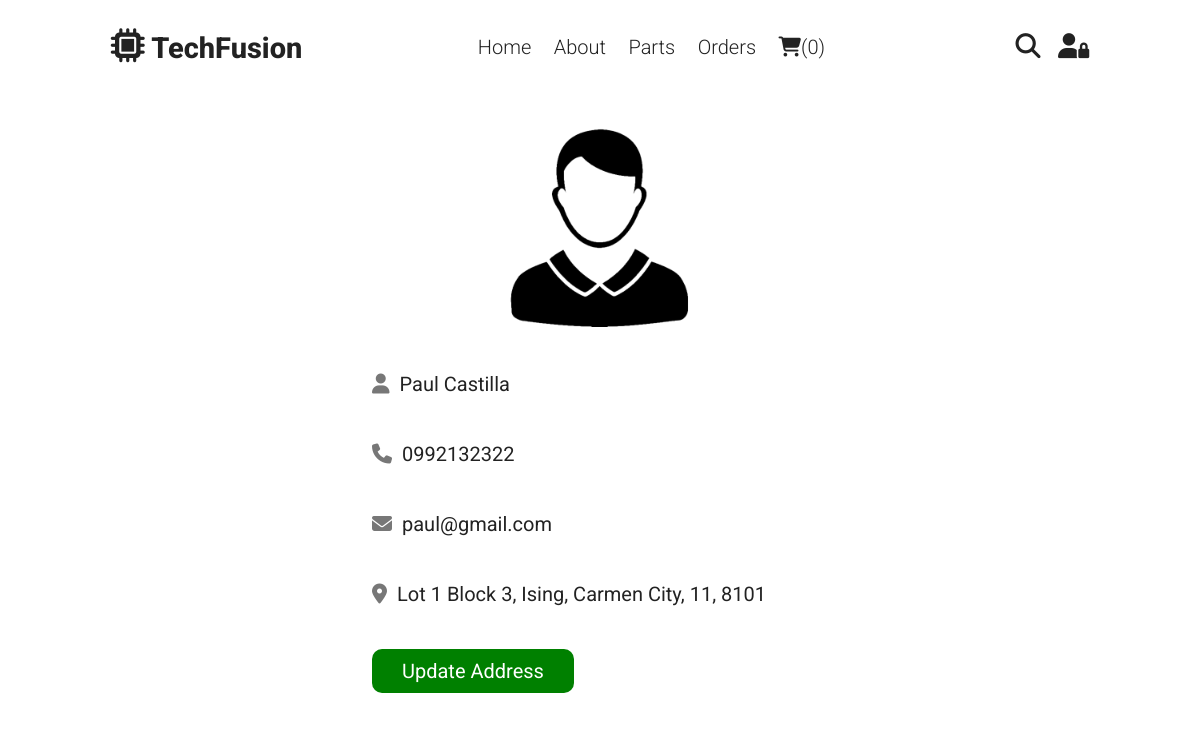
The app's page /profile.php (signed in) with its own data.
### tables this page shows
CREATE TABLE `users` (
  `id` int(100) NOT NULL,
  `name` varchar(20) NOT NULL,
  `email` varchar(50) NOT NULL,
  `number` varchar(11) NOT NULL,
  `password` varchar(50) NOT NULL,
  `address` varchar(500) NOT NULL
);

### profile.php (the view, shortened to what this page needs)
<?php
$database = new Database();
$conn = $database->getConnection();
?>
<!DOCTYPE html>
<html lang="en">
<head>
   <link rel="stylesheet" href="https://cdnjs.cloudflare.com/ajax/libs/font-awesome/6.1.1/css/all.min.css">
   <link rel="stylesheet" href="css/customer.css">
</head>
<body>
<?php include 'components/user_header.php'; ?>
<section class="user-details">
   <div class="user">
      <img src="images/image.png" alt="">
      <p><i class="fas fa-user"></i><span><span><?= $fetch_profile['name']; ?></span></span></p>
      <p><i class="fas fa-phone"></i><span><?= $fetch_profile['number']; ?></span></p>
      <p><i class="fas fa-envelope"></i><span><?= $fetch_profile['email']; ?></span></p>
      <p class="address"><i class="fas fa-map-marker-alt"></i><span><?php if($fetch_profile['address'] == ''){echo 'please enter your address';}else{echo $fetch_profile['address'];} ?></span></p>
      <a href="update_address.php" class="btn">update address</a>
   </div>
</section>
</body>
</html>

### css/customer.css (style rules this page uses)
:root { --yellow:#010187; --red:#010187; --white:#fff; --black:#222; --light-color:#777; --gayjuan: #010187; --border:.2rem solid var(--white); }
* { font-family: 'Roboto', sans-serif; box-sizing: border-box; outline: none; border: none; text-decoration: none; }
html { font-size: 62.5%; overflow-x: hidden; scroll-behavior: smooth; stop-opacity: 7rem; }
section { margin:0 auto; max-width: 1200px; padding:2rem; }
.btn, .delete-btn { margin-top: 1rem; display: inline-block; font-size: 2rem; padding:1rem 3rem; cursor: pointer; text-transform: capitalize; transition: .2s linear; }
.btn { background-color: var(--yellow); color:var(--black); }
.user-details .user { max-width: 50rem; margin:0 auto; border:var(--border); padding:2rem; }
.user-details .user img { width: 100%; height: 20rem; object-fit: contain; margin-bottom: 1rem; }
.user-details .user p { padding:1rem 0; line-height: 1.5; font-size: 2rem; }
.user-details .user p span { color:var(--black); }
.user-details .user p i { margin-right: 1rem; color:var(--light-color); }
.user-details .user .address { margin-top: 1rem; }

### profile.php (style rules this page uses)
.btn { border-radius:1rem; background-color:green; color:white; }

### records on screen
users: name "Paul Castilla", number "0992132322", email "paul@gmail.com", address "Lot 1 Block 3, Ising, Carmen City, 11, 8101"

### other values on screen
$total_cart_items "0"
